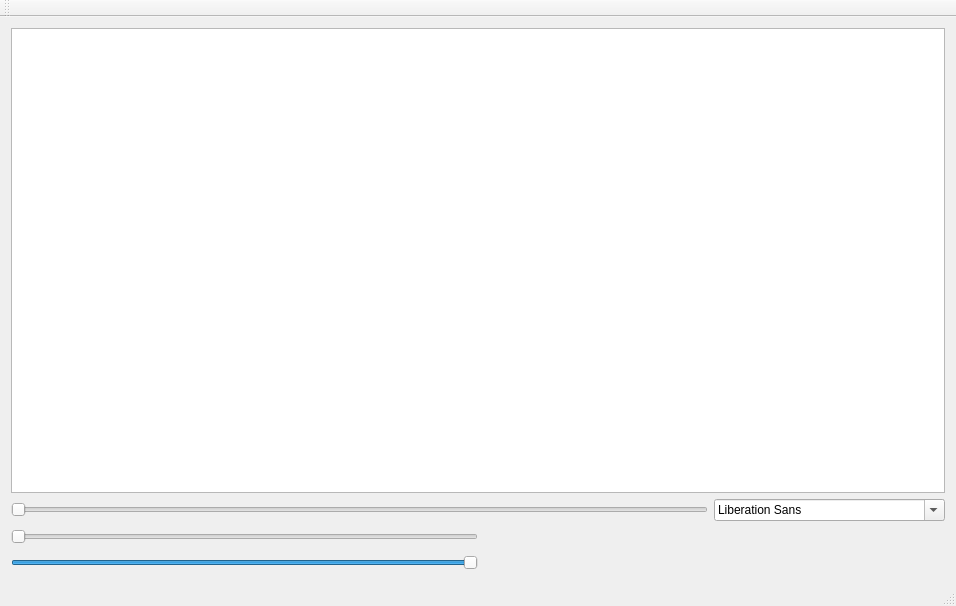
<?xml version="1.0" encoding="UTF-8"?>
<ui version="4.0">
 <class>MainWindow</class>
 <widget class="QMainWindow" name="MainWindow">
  <property name="geometry">
   <rect>
    <x>0</x>
    <y>0</y>
    <width>956</width>
    <height>606</height>
   </rect>
  </property>
  <property name="windowTitle">
   <string>MainWindow</string>
  </property>
  <widget class="QWidget" name="centralWidget">
   <layout class="QHBoxLayout" name="horizontalLayout_4">
    <item>
     <layout class="QVBoxLayout" name="verticalLayout">
      <item>
       <widget class="QGraphicsView" name="graphicsView"/>
      </item>
      <item>
       <layout class="QHBoxLayout" name="horizontalLayout">
        <item>
         <widget class="QSlider" name="sliderVitesse">
          <property name="maximum">
           <number>500</number>
          </property>
          <property name="orientation">
           <enum>Qt::Horizontal</enum>
          </property>
         </widget>
        </item>
        <item>
         <widget class="QFontComboBox" name="fontComboBox"/>
        </item>
       </layout>
      </item>
      <item>
       <layout class="QHBoxLayout" name="horizontalLayout_2">
        <item>
         <widget class="QSlider" name="sliderToursMinute">
          <property name="maximum">
           <number>10000</number>
          </property>
          <property name="orientation">
           <enum>Qt::Horizontal</enum>
          </property>
         </widget>
        </item>
        <item>
         <spacer name="horizontalSpacer">
          <property name="orientation">
           <enum>Qt::Horizontal</enum>
          </property>
          <property name="sizeHint" stdset="0">
           <size>
            <width>40</width>
            <height>20</height>
           </size>
          </property>
         </spacer>
        </item>
       </layout>
      </item>
      <item>
       <layout class="QHBoxLayout" name="horizontalLayout_3">
        <item>
         <widget class="QSlider" name="sliderEssence">
          <property name="maximum">
           <number>100</number>
          </property>
          <property name="value">
           <number>100</number>
          </property>
          <property name="sliderPosition">
           <number>100</number>
          </property>
          <property name="orientation">
           <enum>Qt::Horizontal</enum>
          </property>
         </widget>
        </item>
        <item>
         <spacer name="horizontalSpacer_2">
          <property name="orientation">
           <enum>Qt::Horizontal</enum>
          </property>
          <property name="sizeHint" stdset="0">
           <size>
            <width>40</width>
            <height>20</height>
           </size>
          </property>
         </spacer>
        </item>
       </layout>
      </item>
     </layout>
    </item>
   </layout>
  </widget>
  <widget class="QMenuBar" name="menuBar">
   <property name="geometry">
    <rect>
     <x>0</x>
     <y>0</y>
     <width>956</width>
     <height>22</height>
    </rect>
   </property>
  </widget>
  <widget class="QToolBar" name="mainToolBar">
   <attribute name="toolBarArea">
    <enum>TopToolBarArea</enum>
   </attribute>
   <attribute name="toolBarBreak">
    <bool>false</bool>
   </attribute>
  </widget>
  <widget class="QStatusBar" name="statusBar"/>
 </widget>
 <layoutdefault spacing="6" margin="11"/>
 <resources/>
 <connections/>
</ui>
